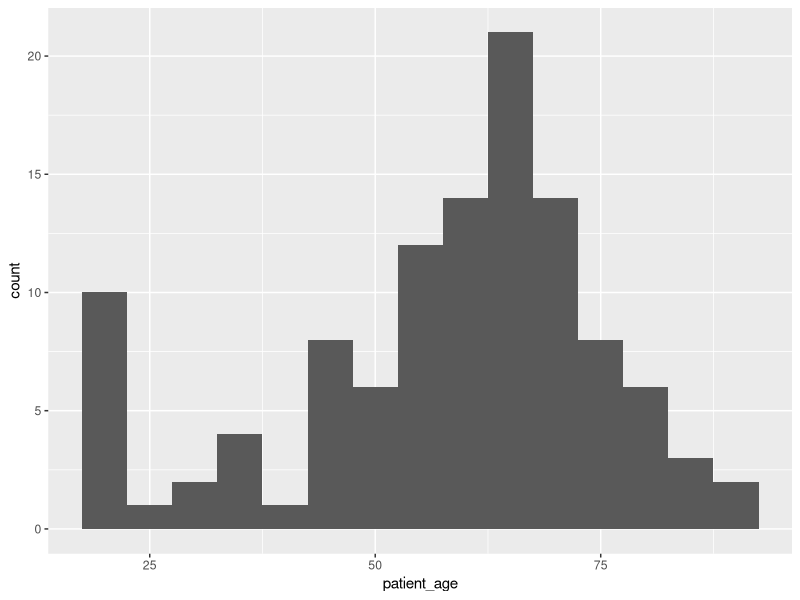
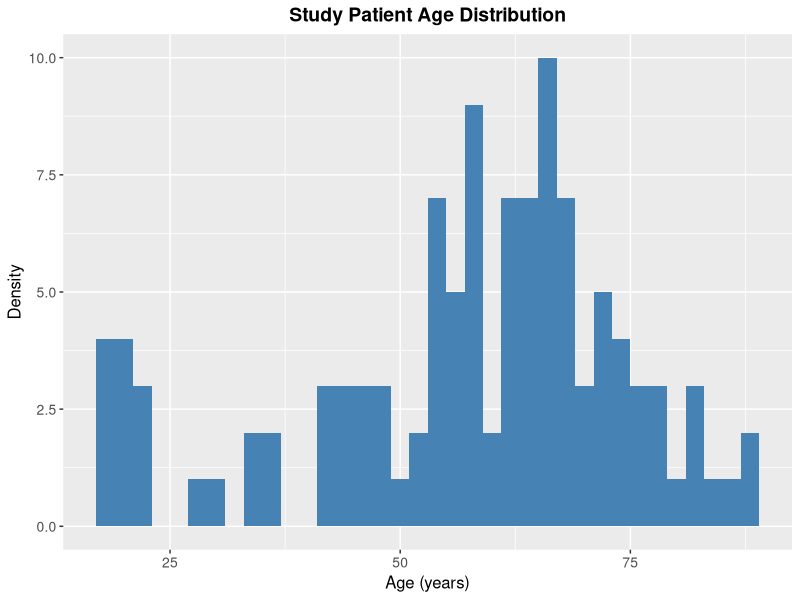
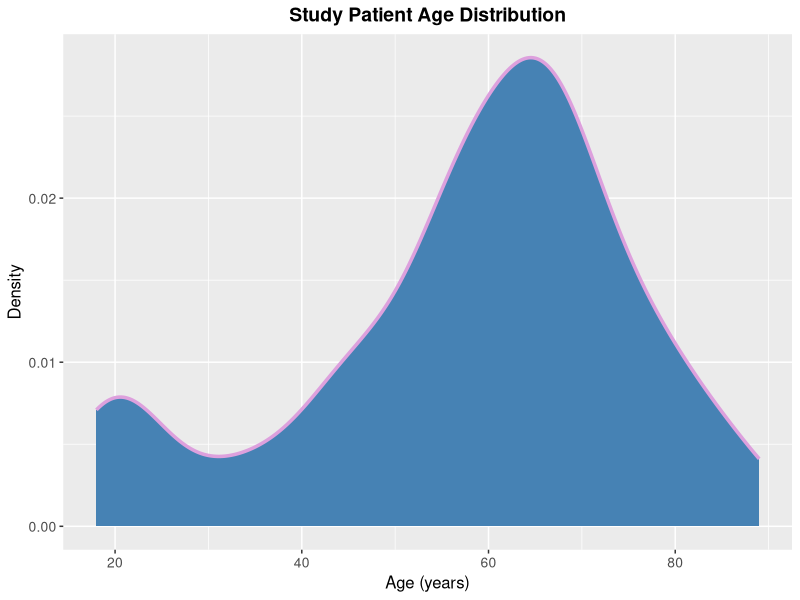
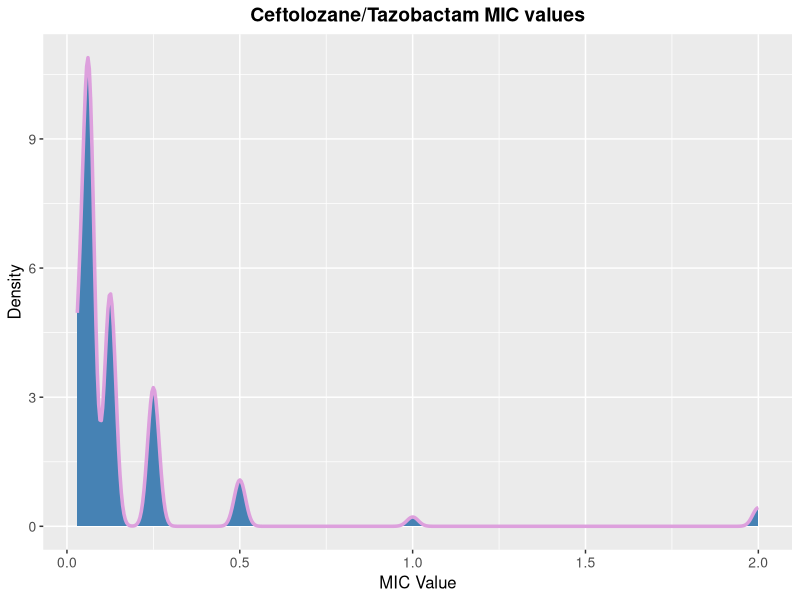
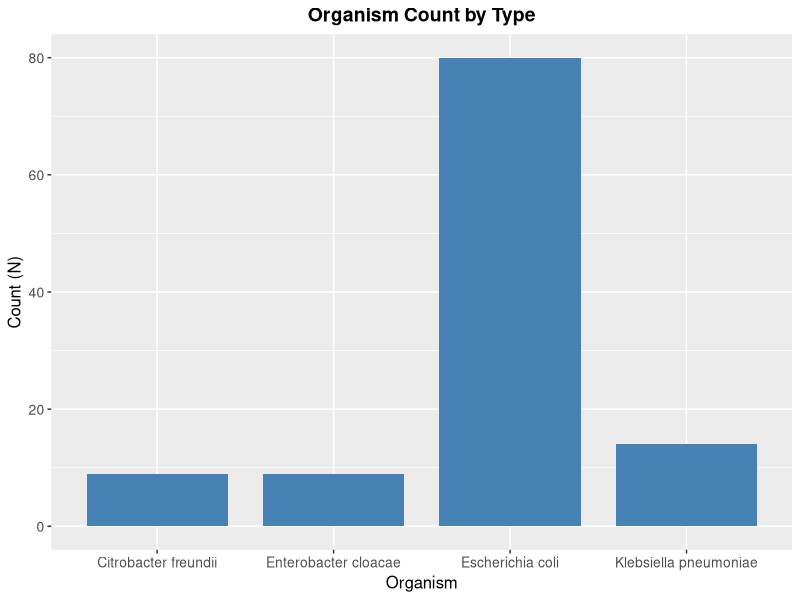
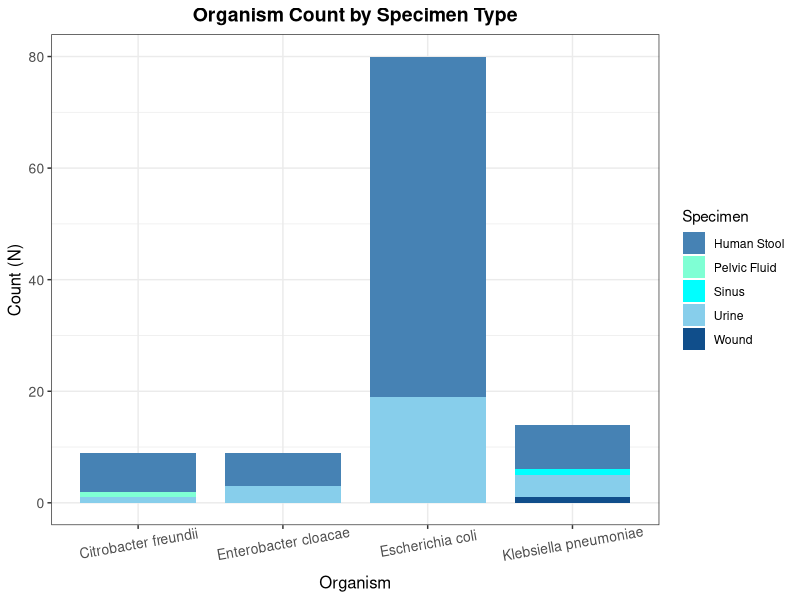
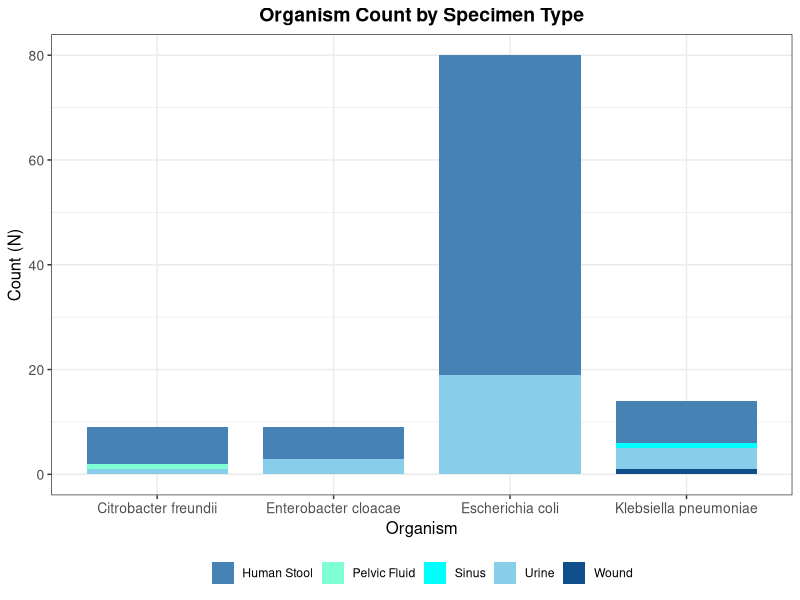
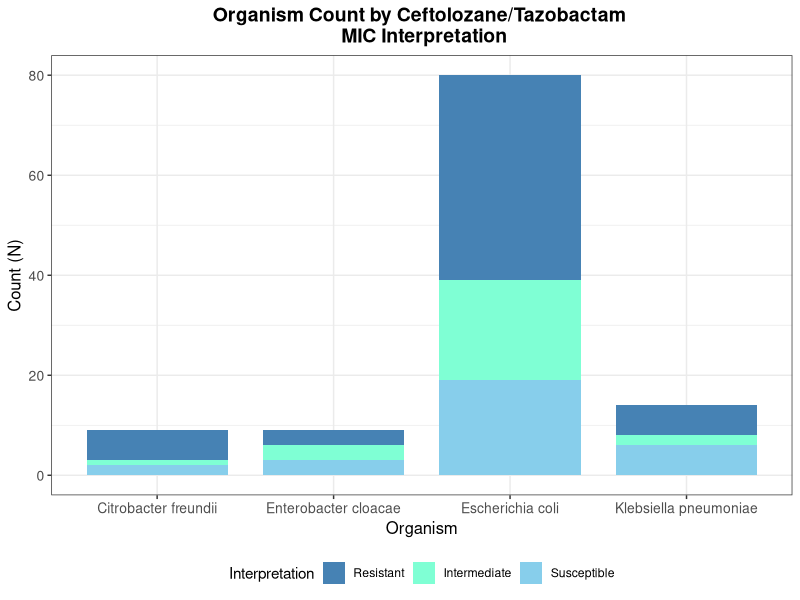

Generate these figures, in order, with R:
## ---- chunk 1
knitr::opts_chunk$set(echo = FALSE, warning = FALSE, message = FALSE, 
                      fig.width = 6, fig.height = 4)
## ---- chunk 2

# load libraries
library(tidyverse)

# import dataset
lab_data <- read_csv("./lab_data_session3.csv")

# plot age data 
ggplot(lab_data, aes(x = patient_age, na.rm = T)) + # remove NAs
  geom_histogram(binwidth = 5)


## ---- chunk 3

ggplot(lab_data, aes(x = patient_age, na.rm = T)) +             # remove NAs
  geom_histogram(binwidth = 2, fill = "steelblue") +            # ajust width of bin; select color
  labs(title = "Study Patient Age Distribution",                # add plot title
       x = "Age (years)",                                       # add x-axis label
       y = "Density") +                                         # add y-axis label
  theme(plot.title = element_text(size = 14, face = "bold",     # set size and face of plot title
                                  hjust = 0.5, color = "black"), # center plot title; make text color black
        axis.title.x = element_text(size = 12, color = "black"), # set size and color of x-axis title 
        axis.title.y = element_text(size = 12, color = "black"), # set size and color of y-axis title
        axis.text.x = element_text(size = 10),                   # set size and color of x-axis tick labels
        axis.text.y = element_text(size = 10))                   # set size and color of y-axis tick labels

## ---- chunk 4

ggplot(lab_data, aes(x = patient_age, na.rm = T)) +             # remove NAs
geom_density(color = "plum", fill = "steelblue",                # blue fill with plum outline
               linewidth = 1.2) +                               # adjust width of line
  labs(title = "Study Patient Age Distribution",                # add plot title
       x = "Age (years)",                                       # add x-axis label
       y = "Density") +                                         # add y-axis label
  theme(plot.title = element_text(size = 14, face = "bold", 
                                  hjust = 0.5, color = "black"), # hjust centers plot title
        axis.title.x = element_text(size = 12, color = "black"),
        axis.title.y = element_text(size = 12, color = "black"),
        axis.text.x = element_text(size = 10),
        axis.text.y = element_text(size = 10)) 

## ---- chunk 5

ggplot(lab_data, aes(x = ct_value, na.rm = T)) +                 # remove NAs
geom_density(color = "plum", fill = "steelblue",
               linewidth = 1.2) +
  labs(title = "Ceftolozane/Tazobactam MIC values",              # add plot title
       x = "MIC Value",                                          # add x-axis label
       y = "Density") +                                          # add y-axis label
  theme(plot.title = element_text(size = 14, face = "bold", 
                                  hjust = 0.5, color = "black"), # hjust centers plot title
        axis.title.x = element_text(size = 12, color = "black"),
        axis.title.y = element_text(size = 12, color = "black"),
        axis.text.x = element_text(size = 10),
        axis.text.y = element_text(size = 10)) 

## ---- chunk 6

lab_data |> group_by(maldi_id) |> 
  summarize(org_count = n()) |>                                    # get count of organisms to pipe into ggplot
  ggplot(aes(x = maldi_id, y = org_count)) +
  geom_bar(stat = "identity", fill = "steelblue", width = 0.8) +
  labs(title = "Organism Count by Type",                           # add plot title
       x = "Organism",                                             # add x-axis label
       y = "Count (N)") +                                          # add y-axis label
  theme(plot.title = element_text(size = 14, face = "bold", 
                                  hjust = 0.5, color = "black"),   # hjust centers plot title
        axis.title.x = element_text(size = 12, color = "black"),
        axis.title.y = element_text(size = 12, color = "black"),
        axis.text.x = element_text(size = 10),       
        axis.text.y = element_text(size = 10)) 


## ---- chunk 7

lab_data |> group_by(maldi_id, specimen_type) |> 
  summarize(org_count = n()) |>                                             # aggregate by organism and specimen type
  ggplot(aes(x = maldi_id, y = org_count, fill = specimen_type)) +          # fill bars based on specimen type
  geom_bar(position = "stack", stat = "identity", width = 0.8) +            # make stacked bar graoh
  scale_fill_manual(values = c("steelblue", "aquamarine", 
                               "cyan", "skyblue", "dodgerblue4")) +
  labs(title = "Organism Count by Specimen Type",                           # add plot title
       x = "Organism",                                                      # add x-axis label
       y = "Count (N)",                                                     # add y-axis label
       fill = "Specimen") +                                                 # legend title 
  theme_bw() +
  theme(plot.title = element_text(size = 14, face = "bold", 
                                  hjust = 0.5, color = "black"),            # hjust centers plot title
        axis.title.x = element_text(size = 12, color = "black"),
        axis.title.y = element_text(size = 12, color = "black"),
        axis.text.x = element_text(size = 10, angle = 10, vjust = 0.8),     # tilt tick mark labels and shift 
        axis.text.y = element_text(size = 10)) 


## ---- chunk 8

lab_data |> group_by(maldi_id, specimen_type) |> 
  summarize(org_count = n()) |>                                       # aggregate by organism and specimen type
  ggplot(aes(x = maldi_id, y = org_count, fill = specimen_type)) +
  geom_bar(position = "stack", stat = "identity", width = 0.8) +
  #scale_color_viridis() +
  scale_fill_manual(values = c("steelblue", "aquamarine", 
                               "cyan", "skyblue", "dodgerblue4")) +
  labs(title = "Organism Count by Specimen Type",                     # add plot title
       x = "Organism",                                                # add x-axis label
       y = "Count (N)",                                               # add y-axis label
       fill = "Specimen") +
  theme_bw() +
  theme(plot.title = element_text(size = 14, face = "bold", 
                                  hjust = 0.5, color = "black"),      # hjust centers plot title
        axis.title.x = element_text(size = 12, color = "black"),
        axis.title.y = element_text(size = 12, color = "black"),
        axis.text.x = element_text(size = 10),     
        axis.text.y = element_text(size = 10),
        legend.title = element_blank(),                               # remove legend title 
        legend.position = "bottom")                                   # move legend to bottom


## ---- chunk 9

# reorder factor levels of susceptibility values
# this will reorder legend labels

lab_data |> group_by(maldi_id, ct_interpretation) |> 
  summarize(org_count = n()) |>                                     # aggregate by organism and interpretation
  mutate(ct_description = recode_factor(ct_interpretation,
                                        "I" = "Intermediate",
                                        "R" = "Resistant",
                                        "S" = "Susceptible")) |> 
  mutate(ct_description = factor(ct_description, levels = c("Resistant", "Intermediate", "Susceptible"))) |> 
  ggplot(aes(x = maldi_id, y = org_count, fill = ct_description)) +
  geom_bar(position = "stack", stat = "identity", width = 0.8) +
  scale_fill_manual(values = c("steelblue", "aquamarine", 
                               "skyblue")) +
  labs(title = "Organism Count by Ceftolozane/Tazobactam \n MIC Interpretation",  # add line break in plot title
       x = "Organism",
       y = "Count (N)",
       fill = "Interpretation") +
  theme_bw() +
  theme(plot.title = element_text(size = 14, face = "bold", 
                                  hjust = 0.5, color = "black"),                # hjust centers plot title
        axis.title.x = element_text(size = 12, color = "black"),
        axis.title.y = element_text(size = 12, color = "black"),
        axis.text.x = element_text(size = 10),         
        axis.text.y = element_text(size = 10),
        legend.position = "bottom") 


## ---- chunk 10

# line graph
lab_data  |>  group_by(collect_month_yr, maldi_id) |>                           
  summarize(org_count = n()) |>                                             # aggregate data by month and organism
  ggplot(aes(x = collect_month_yr, y = org_count)) +
  scale_color_viridis_d() +                                                 # use Viridis color scale
  #scale_color_brewer(palette = "Paired") +
  geom_line(aes(color = maldi_id, group = maldi_id), linewidth = 1) +       # line color based on maldi_id grouping
  geom_point(aes(shape = maldi_id, color = maldi_id), size = 2.4) +         # shape based on maldi_id grouping
  labs(title = "Organism Count by Month",                                   # add plot title
       x = "Culture Collect Month",                                         # add x-axis label
       y = "Count (N)") +                                                   # add y-axis label
  theme_bw() +                                                              # use black and white theme
  theme(plot.title = element_text(size = 14, face = "bold", 
                                  hjust = 0.5, color = "black"),            # hjust centers plot title
        axis.title.x = element_text(size = 12, color = "black"),
        axis.title.y = element_text(size = 12, color = "black"),
        axis.text.x = element_text(size = 10, angle = 20, vjust = 0.8),     # tilt tick mark labels
        axis.text.y = element_text(size = 10),
        legend.title = element_blank(),                                     # remove legend title
        legend.position = "bottom")                                         # move legend below plot
  
  
  
